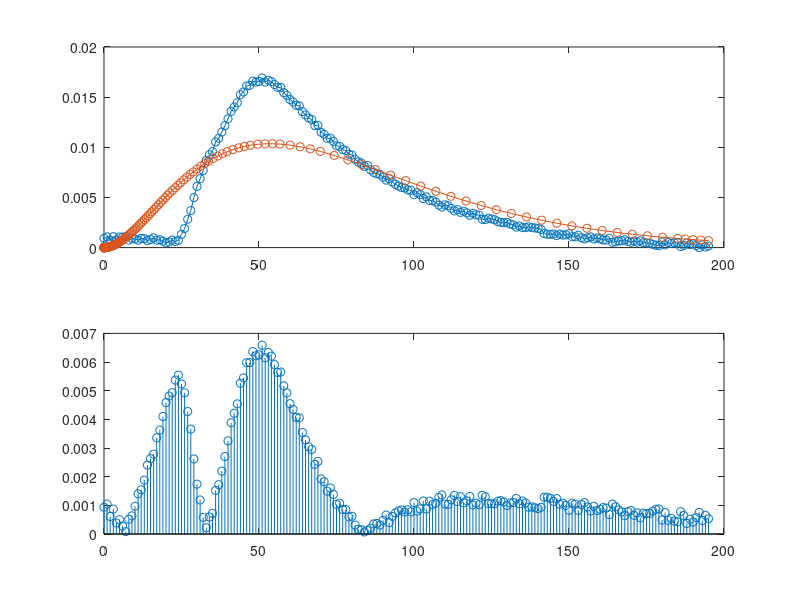

Write the MATLAB code that produced this figure.
clear
load sim_exp_dataset.mat

c_sim_int = interp1(t_sim, c_sim, t_exp, 'linear');
c_err = abs(c_exp - c_sim_int);

subplot(2,1,1);
plot(t_exp, c_exp, '-o', t_sim, c_sim, '-o');
subplot(2,1,2);
stem(t_exp,c_err)